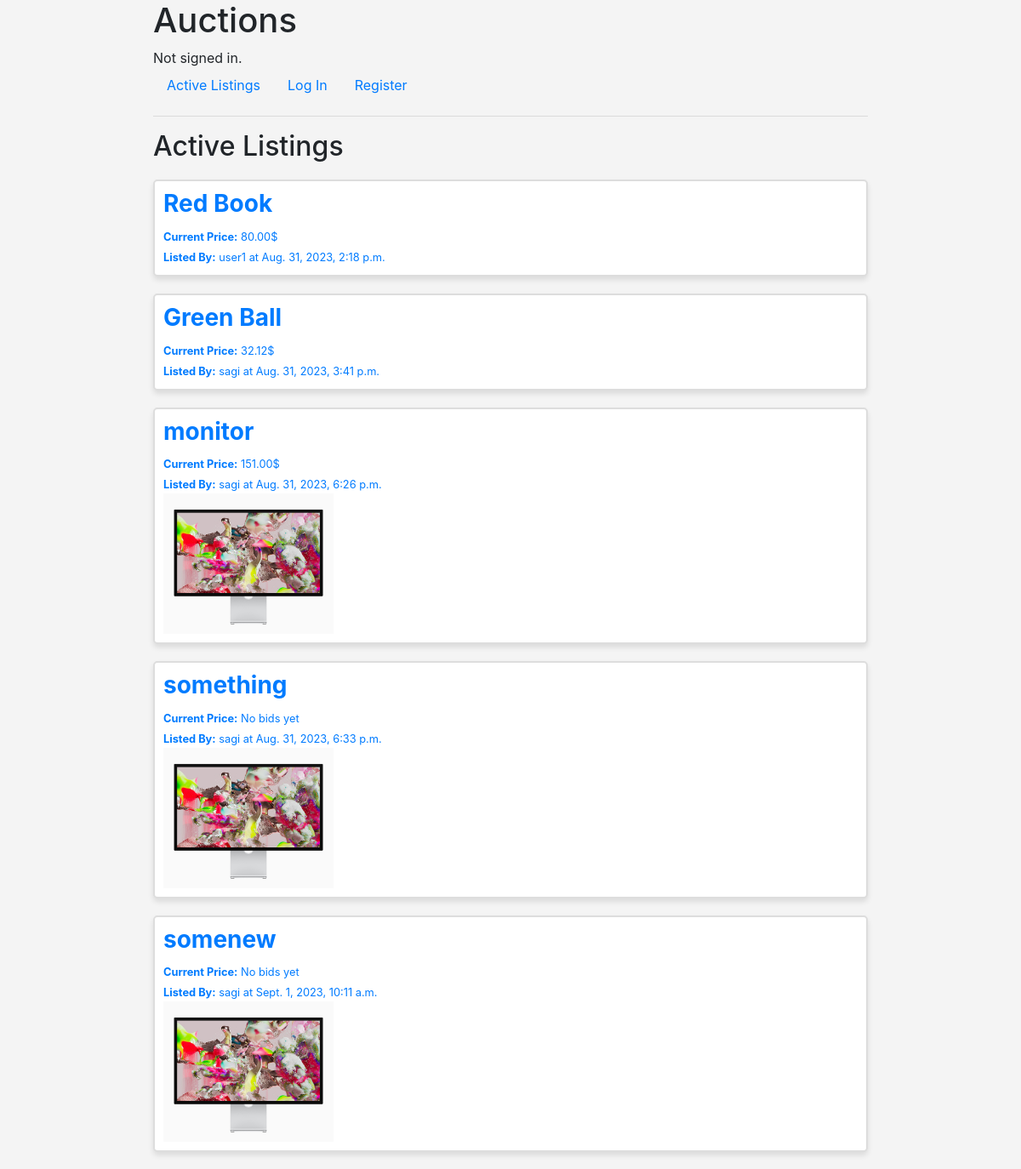
Before: / with the older database file.
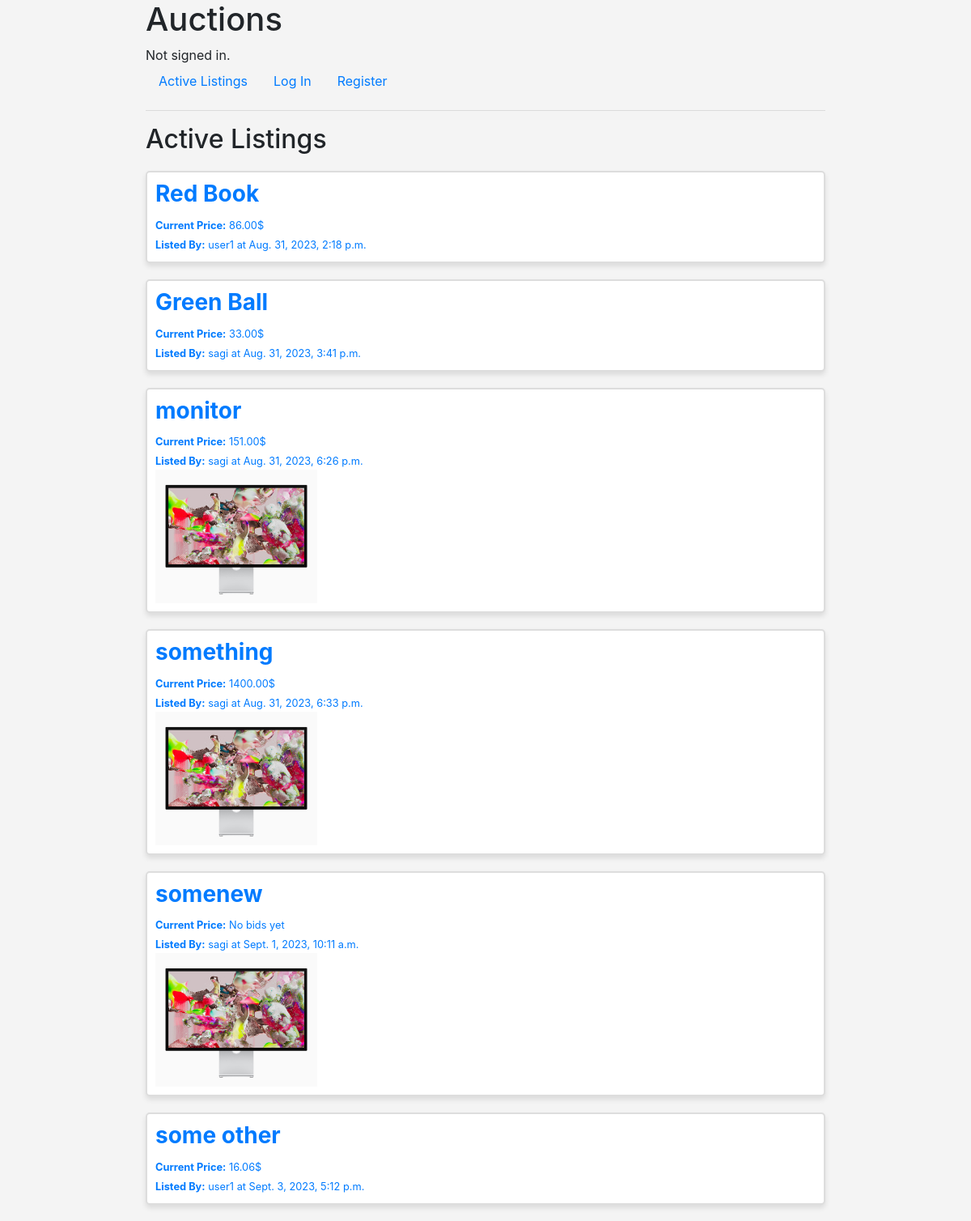
After: the same page with the newer database file.
### auctions/models.py (models this page shows)
class AuctionList(models.Model):
    seller = models.ForeignKey('User', on_delete=models.CASCADE, related_name = "lists")
    productName = models.CharField(max_length=64)
    initialPrice = models.DecimalField(max_digits=30, decimal_places=2)
    info = models.TextField(max_length=1000)
    creationTime = models.DateTimeField(auto_now_add=True)
    image = models.ImageField(upload_to= user_directory_path, blank=True, null=True)
    watchlist = models.ManyToManyField(User, blank=True, related_name = "watchlist")
    AUCTION_STATUS_CHOICES = (
        ('active', 'Active'),
        ('closed', 'Closed')
    )
    status = models.CharField(
        max_length=10,
        choices=AUCTION_STATUS_CHOICES,
        default='active'  # Set the default status to 'active' when an auction is created.
    )

class User(AbstractUser):
    pass

### auctions/views.py (the view)
# urls.py: path("", views.index, name="index"),
def index(request):
    return render(request, "auctions/index.html",{
        'auctionLists': AuctionList.objects.annotate(highestBid = Max('bids__bidPrice')).order_by('creationTime')
    })

### auctions/templates/auctions/index.html
{% extends "auctions/layout.html" %}
{% block body %}
    <h2>Active Listings</h2>
    {% for auctionList in auctionLists %}
    <a href="{% url 'productPage' auctionList.id%}" class="auctionProductLink">
        <div class="auctionProduct">
            <div class="productText">
                <h3><b> {{auctionList.productName}} </b></h3>
                {% if auctionList.highestBid %}
                    <small><b>Current Price:</b> {{ auctionList.highestBid|floatformat:2  }}$</small> <br>
                {% else %}
                    <small><b>Current Price:</b> No bids yet</small><br>
                {% endif %}
                <small><b>Listed By:</b> {{auctionList.seller}} at {{ auctionList.creationTime }}</small>
            </div>
            <div class="productImg">
                {% if auctionList.image %}
                    <img src="{{ auctionList.image.url }}" alt="{{ auctionList.productName }}" style="max-width: 200px;">
                {% endif %}
            </div>
        </div>
    </a>
    {%empty%}
        <p>No active listings.</p>
    {% endfor %}
{% endblock %}

Changed rows visible on the page:
computed for AuctionList "Red Book": highestBid "80.00" → "86.00"
computed for AuctionList "Green Ball": highestBid "32.12" → "33.00"
shown differently, row unchanged: AuctionList "something": highestBid (not shown) → "1400.00"; text "No bids yet" → "$"
added AuctionList: productName "some other", highestBid "16.06", seller "user1", creationTime "Sept. 3, 2023, 5:12 p.m."
